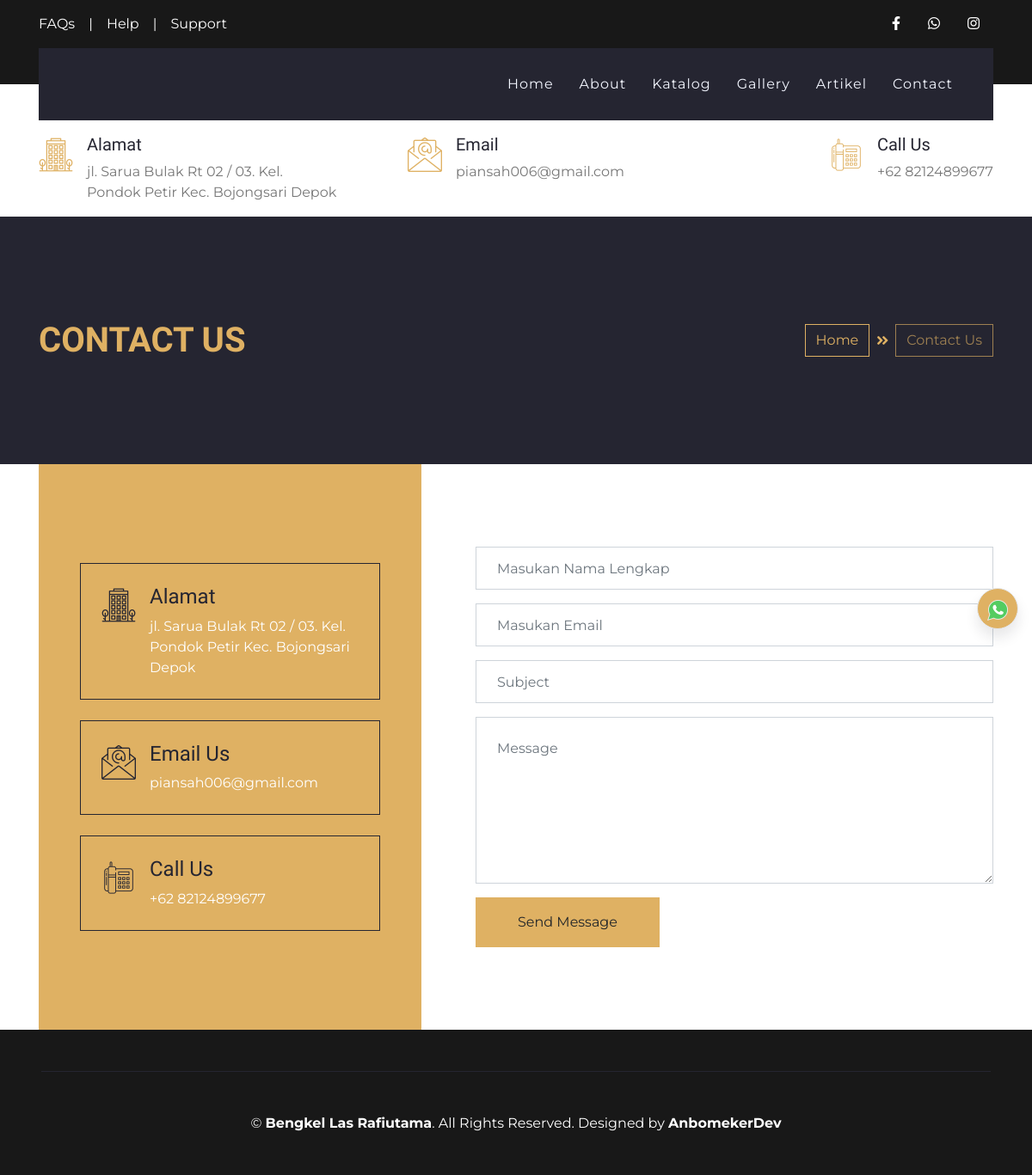
The app's page /index.php/contact, older data.
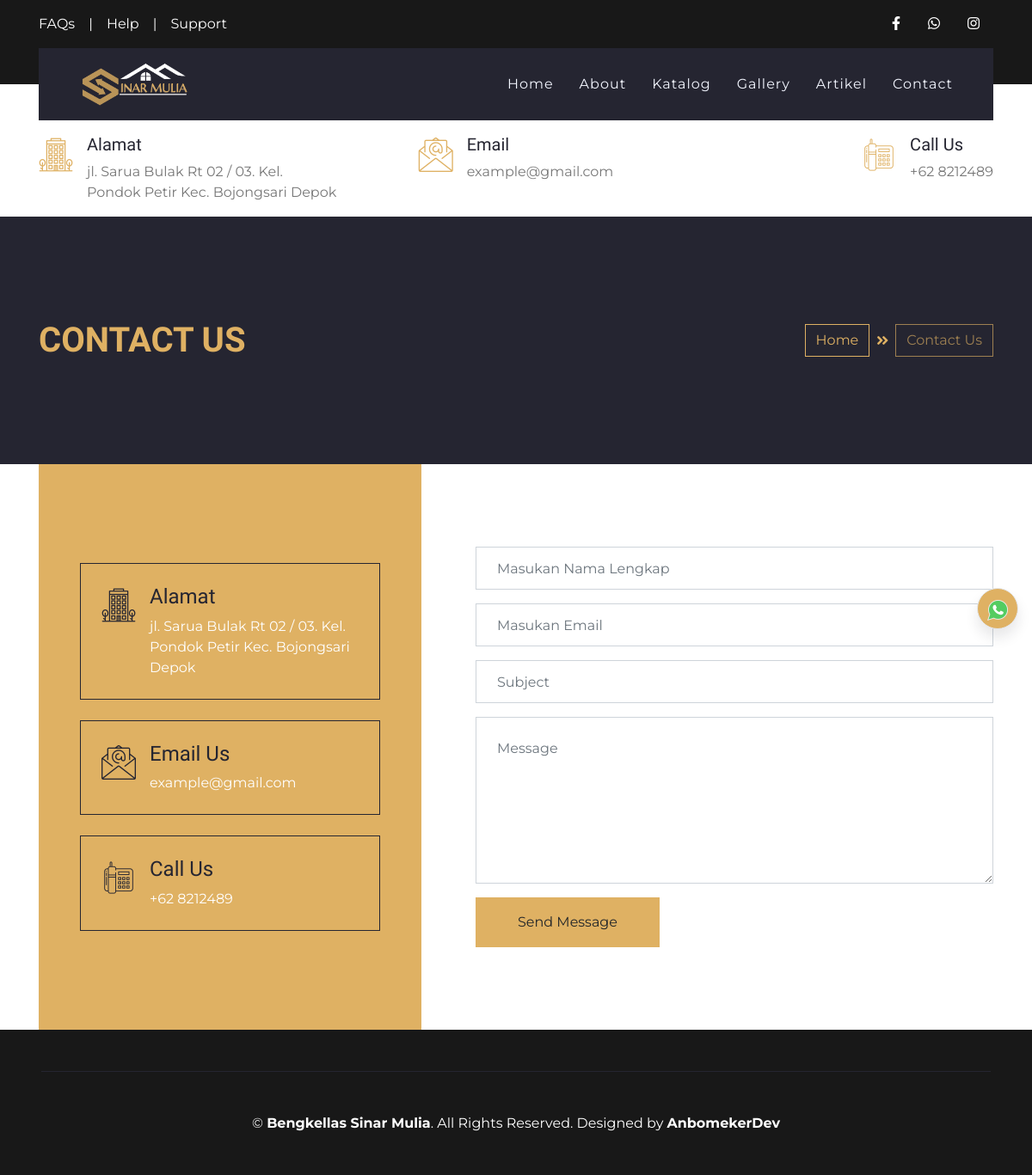
The same page, newer data.
### tables this page shows
CREATE TABLE `set_profil`  (
  `profil_id` int(11) NOT NULL AUTO_INCREMENT,
  `nama` varchar(50) NULL DEFAULT NULL,
  `alamat` varchar(100) NULL DEFAULT NULL,
  `deskripsi` text NULL,
  `logo` text NULL,
  `foto` text NULL,
  `kontak_id` int(11) NULL DEFAULT NULL,
  `company_name` varchar(50) NULL DEFAULT NULL,
  `web_url` text NULL,
  PRIMARY KEY (`profil_id`) USING BTREE
);

### application/controllers/Contact.php (called while the page is built, shortened)
<?php
class Contact extends CI_Controller
{
    public function __construct()
    {
        $this->load->model('M_contact_us', 'contact');
        $this->load->model('admin/Profil_m', 'profil');
        $this->load->library('session');
    }
    public function index()
    {
        $data = [
            'judul' => $this->profil->get_profile('nama'),
            'perusahaan' => $this->profil->get_profile('nama'),
            'logo' => $this->profil->get_profile('logo'),
            'alamat' => $this->profil->get_profile('alamat'),
            'whatsap' => $this->profil->get_kontak('whatsap'),
            'facebook' => $this->profil->get_kontak('facebook'),
            'instagram' => $this->profil->get_kontak('instagram'),
            'email' => $this->profil->get_kontak('email'),
            'telpon' => $this->profil->get_kontak('telpon'),
            'foto' => $this->profil->get_profile('foto'),
        ];
        $this->load->view('layout/header', $data);
        $this->load->view('layout/navbar', $data);
        $this->load->view('pages/contact_v', $data);
        $this->load->view('layout/footer', $data);
    }
}

### index.php (called while the page is built, shortened)
<?php
require_once BASEPATH.'core/CodeIgniter.php';

### application/models/admin/Profil_m.php (called while the page is built, shortened)
<?php
class Profil_m extends CI_Model
{
    public function get_profile($varams)
    {
        $query = $this->db->get('set_profil')->row();
        $data = $query->$varams;
        return $data;
    }
}

### application/views/pages/contact_v.php (the view, shortened to what the changed rows need)
<div class="container-fluid bg-secondary py-5">
    <div class="container py-5">
        <div class="row align-items-center py-4">
            <div class="col-md-6 text-center text-md-left">
                <h1 class="mb-4 mb-md-0 text-primary text-uppercase">Contact Us</h1>
            </div>
        </div>
    </div>
</div>
<div class="container-fluid bg-white">
    <div class="container">
        <div class="row">
            <div class="col-lg-5">
                <div class="d-flex flex-column justify-content-center bg-primary h-100 p-5">
                    <div class="d-inline-flex border border-secondary p-4 mb-4">
                        <h1 class="flaticon-office font-weight-normal text-secondary m-0 mr-3"></h1>
                        <div class="d-flex flex-column">
                            <h4>Alamat</h4>
                            <p class="m-0 text-white"><?= $alamat ?></p>
                        </div>
                    </div>
                    <div class="d-inline-flex border border-secondary p-4 mb-4">
                        <h1 class="flaticon-email font-weight-normal text-secondary m-0 mr-3"></h1>
                        <div class="d-flex flex-column">
                            <h4>Email Us</h4>
                            <p class="m-0 text-white"><?= $email ?></p>
                        </div>
                    </div>
                    <div class="d-inline-flex border border-secondary p-4">
                        <h1 class="flaticon-telephone font-weight-normal text-secondary m-0 mr-3"></h1>
                        <div class="d-flex flex-column">
                            <h4>Call Us</h4>
                            <p class="m-0 text-white">+62 <?= $telpon ?></p>
                        </div>
                    </div>
                </div>
            </div>
        </div>
    </div>
</div>

### application/views/layout/navbar.php (shortened to what the changed rows need)
<div class="container-fluid position-relative nav-bar p-0">
    <div class="container position-relative" style="z-index: 9;">
        <nav class="navbar navbar-expand-lg bg-secondary navbar-dark py-3 py-lg-0 pl-3 pl-lg-5">
            <a href="" class="navbar-brand">
                <img src="<?= base_url() ?>assets/upload/logo/<?= $logo ?>" alt="" height="50">
            </a>
        </nav>
    </div>
</div>
<div class="container-fluid bg-white py-3">
    <div class="container">
        <div class="row">
            <div class="col-lg-4 text-left mb-3 mb-lg-0">
                <div class="d-inline-flex text-left">
                    <h1 class="flaticon-office font-weight-normal text-primary m-0 mr-3"></h1>
                    <div class="d-flex flex-column">
                        <h5>Alamat</h5>
                        <p class="m-0"><?= $alamat ?></p>
                    </div>
                </div>
            </div>
            <div class="col-lg-4 text-left text-lg-center mb-3 mb-lg-0">
                <div class="d-inline-flex text-left">
                    <h1 class="flaticon-email font-weight-normal text-primary m-0 mr-3"></h1>
                    <div class="d-flex flex-column">
                        <h5>Email</h5>
                        <p class="m-0"><?= $email ?></p>
                    </div>
                </div>
            </div>
            <div class="col-lg-4 text-left text-lg-right mb-3 mb-lg-0">
                <div class="d-inline-flex text-left">
                    <h1 class="flaticon-telephone font-weight-normal text-primary m-0 mr-3"></h1>
                    <div class="d-flex flex-column">
                        <h5>Call Us</h5>
                        <p class="m-0">+62 <?= $telpon ?></p>
                    </div>
                </div>
            </div>
        </div>
    </div>
</div>

### application/views/layout/footer.php (shortened to what the changed rows need)
<div class="container-fluid bg-dark text-white py-5 px-sm-3 px-md-5">
    <div class="container border-top border-secondary pt-5">
        <p class="m-0 text-center text-white">
            &copy; <a class="text-white font-weight-bold" href="#"><?= $perusahaan ?></a>. All Rights Reserved. Designed by
            <a class="text-white font-weight-bold" href="https://www.anamsaepul.site">AnbomekerDev</a>
        </p>
    </div>
</div>
</body>
</html>

Row changes from the older to the newer data that the page shows:
changed set_profil "jl. Sarua Bulak Rt 02 / 03. Kel. Pondok Petir Kec. Bojongsari Depok": logo: picture added; nama "Bengkel Las Rafiutama" → "Bengkellas Sinar Mulia"
Text that changed along with them:
$email: "piansah006@gmail.com" → "example@gmail.com"
$telpon: "82124899677" → "8212489"
